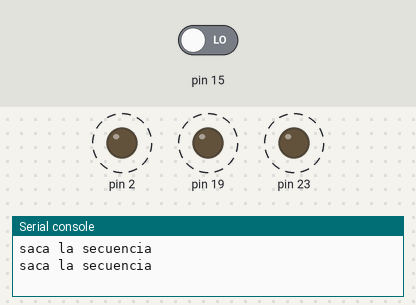
Bench run of a program on a simulated MicroPython board. Shown: output pins drawn as LEDs (lit = HIGH), the last lines printed to the serial console. Dashed ring = blinking. Inputs (shaded band) come from the test bench; at power-on: pin 15 LOW.

Above: at 1.2 s.
1.3 s: pin 15 driven HIGH
At 2.4 s:
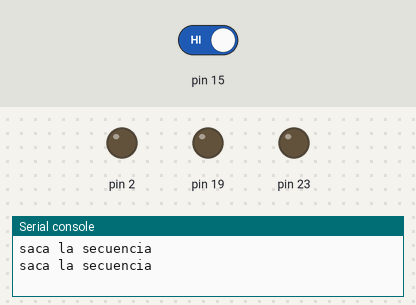
2.8 s: pin 15 driven LOW
At 2.99 s:
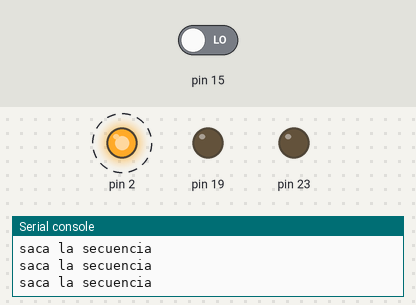
Timing chart, 0 to 12.1 s (numbered marks = the images above; inputs shaded):
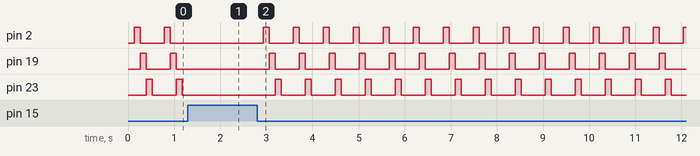

The program:

paco.py
```python
from machine import Pin as pin
from utime import sleep as pausa, sleep_ms as pausam, sleep_us as pausau
ledc=pin(2,pin.OUT);ledb=pin(19,pin.OUT);leda=pin(23,pin.OUT);sensor=pin(15,pin.IN)
def print_led(a,b,c):
  leda.value(a)
  ledb.value(b)
  ledc.value(c)
  pausam(130)
def secuencia():
    print_led(0,0,0)
    print_led(0,0,1)
    print_led(0,1,0)
    print_led(1,0,0)
    print_led(0,0,0)
while True:
  if not sensor.value():
    print (f"saca la secuencia")
    secuencia()
```

Measured:
- after the input at 1.3 s, pin 2, pin 19, pin 23: stops changing and stays LOW
- after the input at 2.8 s, pin 2: alternates HIGH for 0.13 s and LOW for 0.52 s, starting after 0.13 s; pin 19: alternates HIGH for 0.13 s and LOW for 0.52 s, starting after 0.26 s; pin 23: alternates HIGH for 0.13 s and LOW for 0.52 s, starting after 0.39 s
- by itself, pin 2, pin 19, pin 23: alternates HIGH for 0.13 s and LOW for 0.52 s
